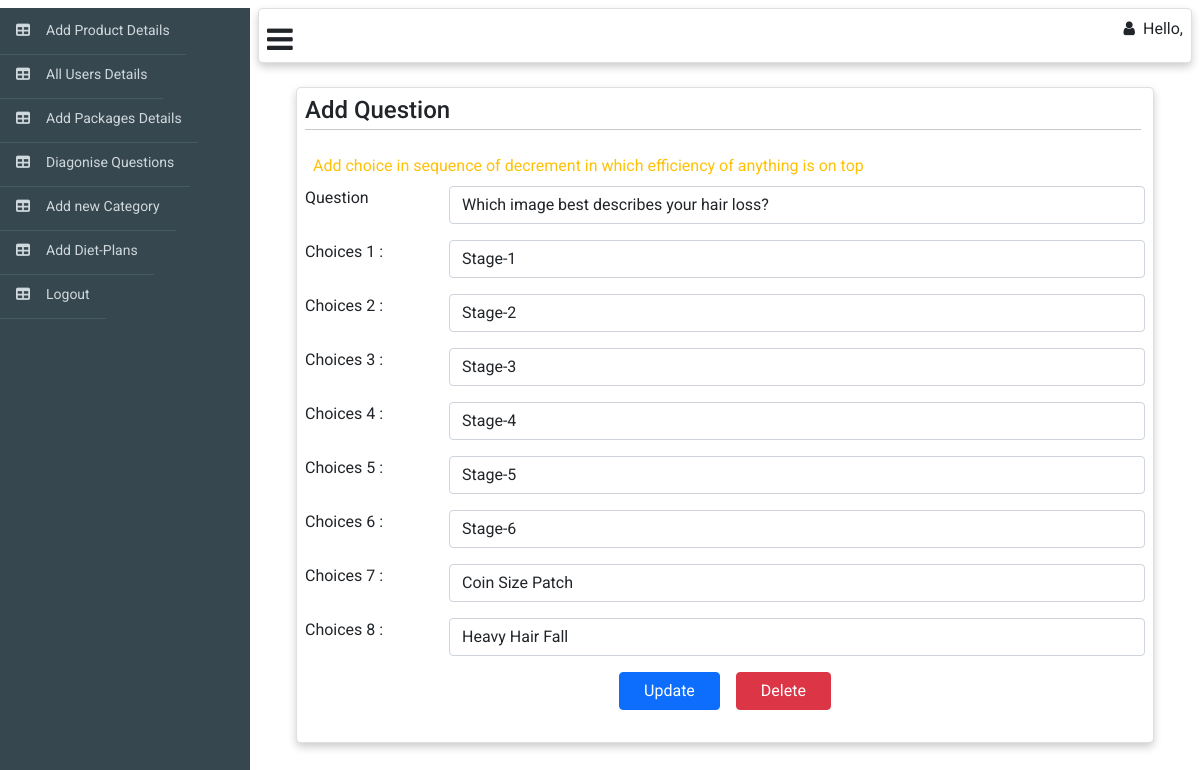
The page /web_admin/edit-question/6 on the database its author committed.
### web_admin/models.py (models this page shows, shortened)
class questions(models.Model):
    question = models.TextField()
    category = models.ForeignKey(category,on_delete=models.CASCADE)
    gender = models.CharField(max_length=15, choices=Gender,blank=True,null=True)
    is_subque = models.BooleanField(default=False)
    main_que = models.ForeignKey('self',on_delete=models.CASCADE,blank=True,null=True)
    is_scoring_que = models.BooleanField(default=True)
    name = models.CharField(max_length=20,null=True,blank=True)
    report_priority = models.IntegerField(null=True,blank=True)
    issue_category = models.ForeignKey(issue_category,on_delete=models.CASCADE,null=True,blank=True)
    created_at = models.DateTimeField(auto_now_add=True)
    updated_at = models.DateTimeField(auto_now=True)

class choice(models.Model):
    question = models.ForeignKey(questions,on_delete=models.CASCADE)
    choice = models.CharField(max_length=250)
    des_img = models.ImageField(upload_to='choice_desc_img/',null=True,blank=True)
    score = models.DecimalField(default=0,decimal_places=2,max_digits=6)
    description = models.TextField(null=True,blank=True)
    created_at = models.DateTimeField(auto_now_add=True)
    updated_at = models.DateTimeField(auto_now=True)
    priority = models.BooleanField(null=True,blank=True)

### web_admin/views.py (the view, shortened to what this page needs)
# urls.py: path('edit-question/<int:id>',EditQuestion.as_view(),name='edit-questions'),
class EditQuestion(APIView):
    template_name = 'edit_question.html'
    model = choice
    def get(self,request,id,*args, **kwargs):
        list = self.model.objects.filter(question__id=id)
        print(list[0].question.question)
        context={'list':list,'question':list[0].question}
        return render(request,self.template_name,context)

### web_admin/templates/edit_question.html (shortened to what this page needs)
{% extends "web_adminbase.html" %} {% block body %}{% load static %}
<div class="m-4">
  <div class="card me-6 p-2" style="width: auto">
    <h4 class="m-0 p-0">
      Add Question
      <hr class="hr p-0 mt-1 me-1" />
    </h4>
    <form
      action="/web_admin/edit-question/{{question.id}}"
      method="post"
      enctype="multipart/form-data"
    >
      <marquee class="text-warning m-2 font-weight-bold"> Add choice in sequence of decrement in which efficiency of anything is on top</marquee>
      <div class="form-group row mt-2">
        <label for="" class="col-sm-2 form-control-label">Question </label>
        <div class="col-sm-10">
          <input type="text" name="question" id="alias-textbox" class="form-control" value="{{question.question}}"/>
        </div>
      </div>
      {% for obj in list%}
      <div class="form-group row mt-3">
        <label for="" class="col-sm-2 form-control-label"> Choices {{forloop.counter}} : </label>
        <div class="col-sm-10">
          <input type="text" name="{{obj.id}}" id="alias-textbox" class="form-control" value="{{obj.choice}}" />
        </div>
      </div>
      {% endfor %}
      <div class="d-flex justify-content-center mt-2">
        <button type="submit" class="btn btn-primary pe-4 ps-4 m-2">
          Update
        </button>
        <a href="/web_admin/delete-question/{{question.id}}"type="submit" class="btn btn-danger pe-4 ps-4 m-2">
            Delete
        </a>
      </div>
    </form>
</div>
{% endblock %}

### static/cs/solid.css (style rules this page uses)
:root, :host { --fa-style-family-classic: 'Font Awesome 6 Free'; --fa-font-solid: normal 900 1em/1 'Font Awesome 6 Free'; }

### rows shown on the page
questions: question "Which image best describes your hair loss?"
choice: choice "Stage-1"
choice: choice "Stage-2"
choice: choice "Stage-3"
choice: choice "Stage-4"
choice: choice "Stage-5"
choice: choice "Stage-6"
choice: choice "Coin Size Patch"
choice: choice "Heavy Hair Fall"
